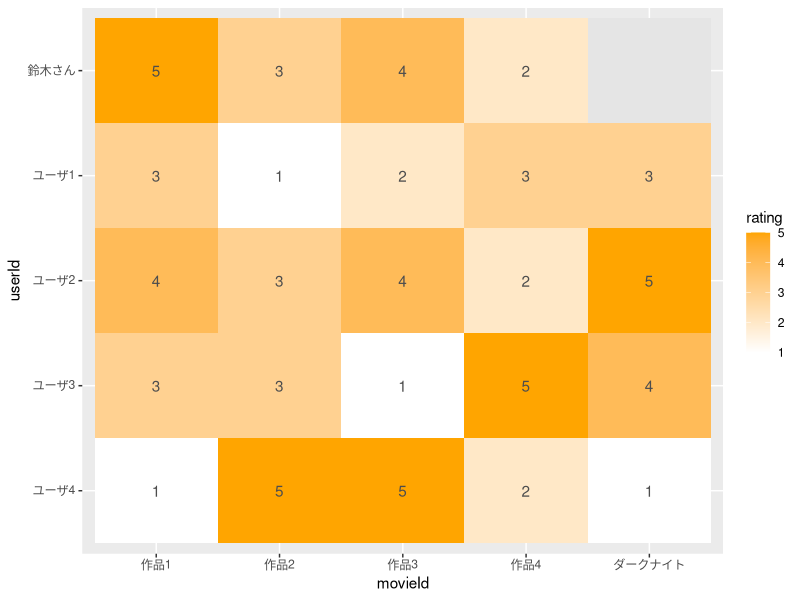

The R script that drew this image:
# ***********************************************************************************************
# Title     : 1-1. 協調フィルタリングのコンセプトを知る
# Objective : TODO
# Created by: Owner
# Created on: 2021/01/25
# URL       : https://blog.brainpad.co.jp/entry/2017/02/03/153000
# ***********************************************************************************************


# ＜協調フィルタリングとは＞
# - 広義にはユーザの利用履歴を利用するレコメンド手法全体を指します
#   --- 商品やユーザの属性情報を使ってレコメンドをする｢内容ベースフィルタリング｣と対比されることが多い


# ＜2つの手法＞
# - 近傍ベース： ランザクションデータをそのまま利用して｢類似度｣に基づいて商品を推定
# - モデルベース： 事前にモデル構築を行う


# ＜kNNで協調フィルタリングの違い＞
# - 使用する類似度の違う
# - 協調フィルタリングは目的変数の推定問題ではない
# - 協調フィルタリングは大量の欠損値があることを想定



library(ggplot2)
library(tidyverse)

# 評価値行列の作成
rating.mtx <-
  matrix(
    c(5, 3, 4, 2, NA,
      3, 1, 2, 3, 3,
      4, 3, 4, 2, 5,
      3, 3, 1, 5, 4,
      1, 5, 5, 2, 1
    )
    ,nrow=5
    ,byrow=TRUE
  )

# 行・列ラベル付与
row.lbl <- c("鈴木さん", "ユーザ1", "ユーザ2", "ユーザ3", "ユーザ4")
col.lbl <- c("作品1", "作品2", "作品3", "作品4", "ダークナイト")
dimnames(rating.mtx) <- list(row.lbl, col.lbl)

# プロットのための整形（wide -> long）
rating.mtx.p <-
  rating.mtx %>%
  as.data.frame() %>%
  tibble::rownames_to_column("userId") %>%
  tidyr::gather(key="movieId", value="rating", -userId) %>%
  dplyr::mutate(userId=factor(userId, levels=row.lbl[5:1]), movieId=factor(movieId, levels=col.lbl))

# プロット（ヒートマップ）
(g <- ggplot(rating.mtx.p,
           aes(movieId, userId)) +
            geom_tile(aes(fill=rating)) +
            geom_text(aes(label = rating), color="gray30") +
            scale_fill_gradient(low="white",high="orange", na.value = "gray90"))



# 類似度行列の計算
sim.mtx <- as(1/(dist(x=rating.mtx[,1:4], method = "euclidean", upper=TRUE, diag=TRUE)), 'matrix')

# 鈴木さんと他のユーザの類似度のみ表示
print(sim.mtx[,"鈴木さん",drop=FALSE])


